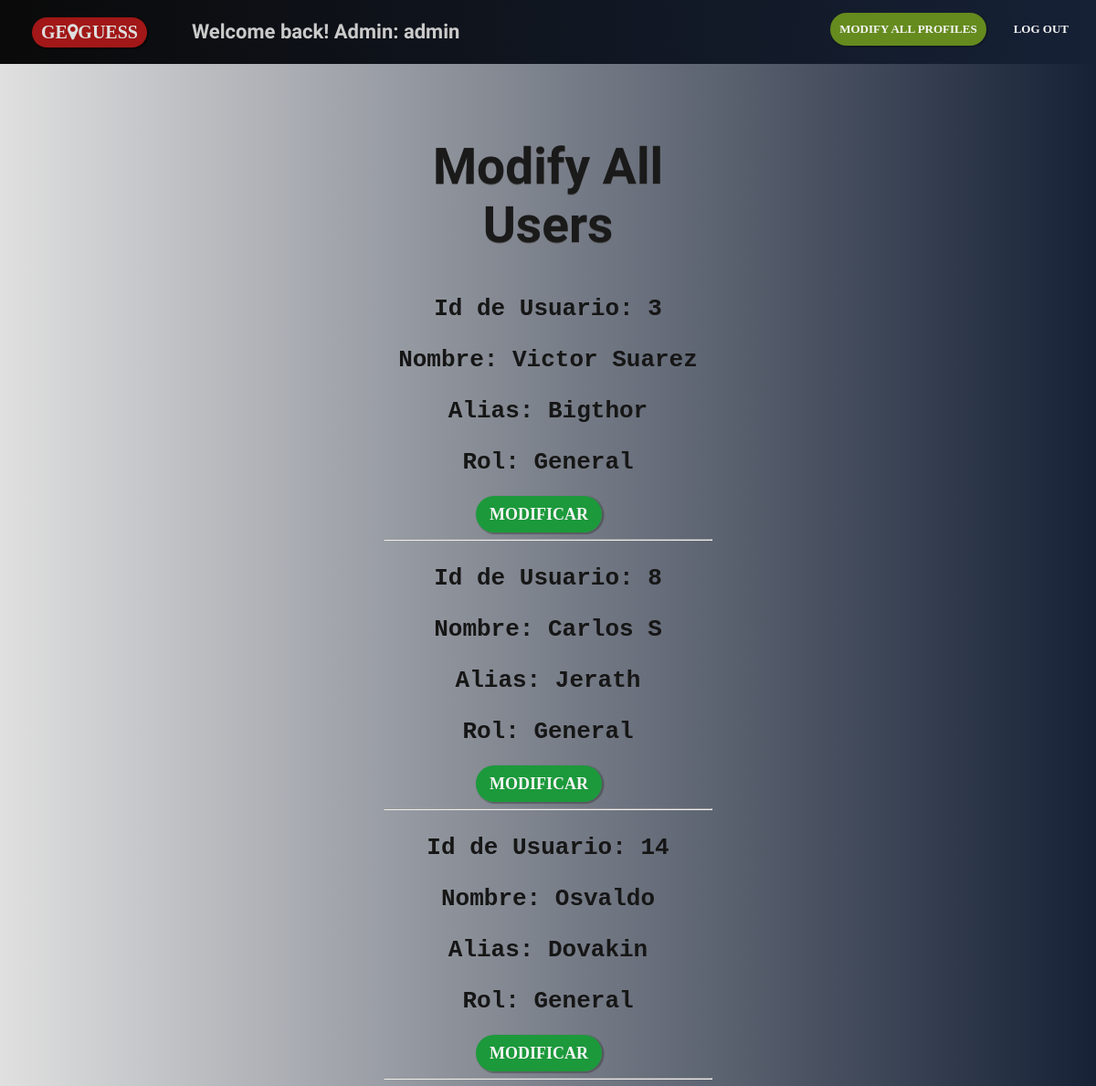
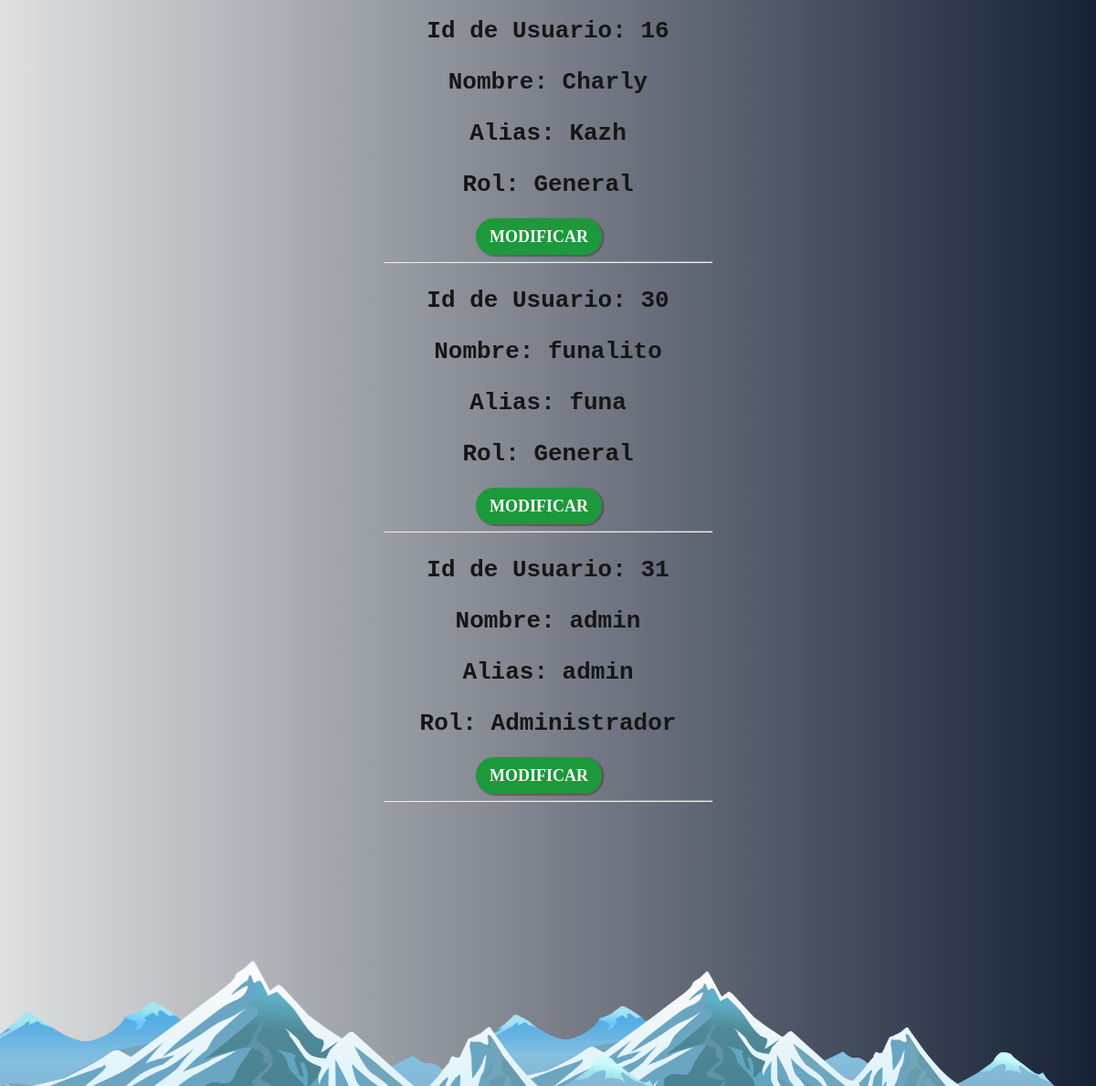
/modifyall.php (signed in), run on the app's committed database (2 pictures, top to bottom).
### tables this page shows
CREATE TABLE IF NOT EXISTS `usuarios` (
  `idUsuario` int(11) NOT NULL AUTO_INCREMENT,
  `Nombre` varchar(20) NOT NULL,
  `Alias` varchar(200) NOT NULL,
  `Pwd` varchar(30) NOT NULL,
  `Rol` varchar(20) NOT NULL,
  `Score` int(11) NOT NULL,
  PRIMARY KEY (`idUsuario`),
  UNIQUE KEY `Nombre` (`Nombre`)
);

### modifyall.php (the view, shortened to what this page needs)
<?php
	$conn=conectarBD();
?>
<!DOCTYPE html>
<html lang="en">
<head>
    <link rel="stylesheet" href="StylesSigninpage.css">
    <link rel="stylesheet" href="https://cdnjs.cloudflare.com/ajax/libs/font-awesome/4.7.0/css/font-awesome.min.css">
</head>
<body>
    <div id="headder">
        <a id="logo-main" href="Mainpage.php">ge<i class="fa fa-map-marker"></i>guess </a>
        <?php
            $qry="select Alias, Rol from usuarios where IdUsuario=" . $_SESSION['idU'];
            $rs=mysql_query($qry) or die ("No fue posible recuperar el Alias autenticado");
            $usuario = mysql_fetch_object($rs);
            echo "<p> Welcome back! Admin: " . $usuario->Alias . " </p>";
            echo '<a class="hdrOpt" id="login" href="logout.php">log out</a>';
            echo '<a class="hdrOpt" id="signup" href="">modify all profiles</a>';
        ?>
    </div>
    <div id="containerAll">
        <div id="containerLayoutAll">
            <h2 id="textHeader">Modify All Users</h2>
            <div id="FormBox">
            <?php
                $qry = "select idUsuario, Nombre, Alias, Rol from usuarios";
                $rs = mysql_query($qry, $conn)
                    or die ("No fue posible recuperar la informacion de los usuarios.". mysql_error());
                while($datos = mysql_fetch_object($rs))
                {
                    echo "<p>Id de Usuario: <b>".$datos->idUsuario."</b></p>";
                    echo "<p>Nombre: <b>".$datos->Nombre."</b></p>";
                    echo "<p>Alias: <b>".$datos->Alias."</b></p>";
                    echo "<p>Rol: <b>".$datos->Rol."</b></p>";
                    echo "<a id='Aceptbut' href='modify.php?idU=".$datos->idUsuario."'>Modificar</a>";
                    echo "<hr/>";
                }
            ?>
            </div>
        </div>
        <br><br><br><br><br><br><br><br><br><br><br><br><br><br><br><br><br><br><br><br><br>
        <img style="position: absolute;left: 0;bottom: -130px;max-width:65%;max-height:65%; z-index: 2" src="Mountain Clipart 1894.png"
            alt="fondo">
        <img style="position: absolute;right: 0;bottom: -100px;max-width:55%;max-height:55%; z-index: 1" src="Mountain Clipart 1894.png"
            alt="fondo">
    </div>
</body>
</html>

### StylesSigninpage.css (style rules this page uses)
body { margin: 0px; padding: 0px; }
#headder { width: 100%; height: 70px; overflow: hidden; background: linear-gradient(to right,rgb(10, 10, 10), rgb(22, 33, 54)); position: fixed; top: 0px; z-index: 1; }
#headder p { font-size: 22px; font-family: Sofia; color: rgb(202, 202, 202); font-weight: bold; display: inline-block; padding-left: 30px; }
#logo-main { margin: 15px; margin-top: 17px; margin-left: 35px; text-decoration: none; display: inline-block; font-family: Verdana; text-transform: uppercase; font-weight: bold; padding: 5px; padding-left: 10px; padding-right: 10px; background-color: rgba(170, 24, 24, 0.95); box-shadow: 1px 1px 1px 1px rgba(0, 0, 0, 0.466); color: rgb(223, 223, 223); font-size: 20px; border-radius: 80px; transition: all 0.4s; }
.hdrOpt { float: right; margin: 20px; margin-left: 0px; margin-top: 14px; font-size: 13px; font-family: Verdana; text-transform: uppercase; font-weight: bold; text-decoration: none; color: whitesmoke; padding: 10px; border-radius: 40px; transition: all 0.4s; }
#signup { background-color: rgb(101, 139, 30); box-shadow: 1px 1px 1px 1px rgba(0, 0, 0, 0.205); }
#FormBox { margin: 0 auto; font-size: 26px; font-family: Courier New, Courier, monospace; font-weight: bold; color: rgb(22, 22, 22); }
#textHeader { font-family: 'Sofia'; font-size: 55px; font-weight: bold; color: rgb(26, 26, 26); text-shadow:0px 1px #5a5a5a; cursor: pointer; transition: all 0.4s; }
#Aceptbut { margin: 20px; margin-left: 0px; margin-top: 5px; border: 0px; font-size: 18px; font-family: Verdana; text-transform: uppercase; font-weight: bold; text-decoration: none; color: whitesmoke; background: #1c993b; box-shadow: 1.5px 1px 1px 1px #3636367a; padding: 10px; padding-left: 15px; padding-right: 15px; border-radius: 40px; transition: all 0.4s; cursor: pointer; }

### modifyall.php (style rules this page uses)
#containerAll { width: 100%; height: auto; overflow: hidden; position: relative; top: 24px; background: linear-gradient(to right,rgb(224, 224, 224), rgb(22, 33, 54)); }
#containerLayoutAll { width: 30%; height: auto; text-align: center; margin: 0 auto; position: relative; top: 80px; }

### data on the page
usuarios: Alias "admin", idUsuario "31", Nombre "admin", Rol "Administrador"
usuarios: idUsuario "3", Nombre "Victor Suarez", Alias "Bigthor", Rol "General"
usuarios: idUsuario "8", Nombre "Carlos S", Alias "Jerath", Rol "General"
usuarios: idUsuario "14", Nombre "Osvaldo", Alias "Dovakin", Rol "General"
usuarios: idUsuario "16", Nombre "Charly", Alias "Kazh", Rol "General"
usuarios: idUsuario "30", Nombre "funalito", Alias "funa", Rol "General"
